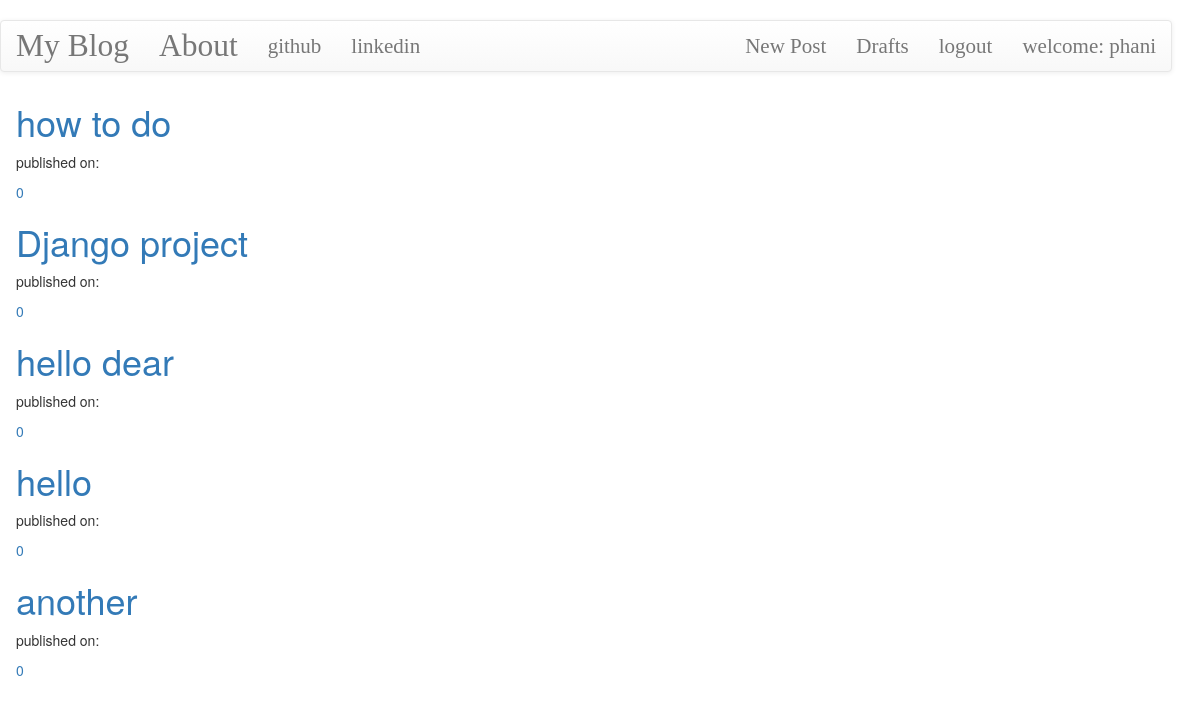
The app's page /draft/ (signed in) with its own data.
### blog/models.py (models this page shows, shortened)
class Post(models.Model):
    author = models.ForeignKey('auth.User',on_delete=models.CASCADE)
    title = models.CharField(max_length=200)
    text = models.TextField()
    create_date = models.DateTimeField(default=timezone.now)
    published_date = models.DateTimeField(blank=True,null=True)
    def approve_comments(self):
        return self.comments.filter(approved_comment=True)

### blog/views.py (the view)
# urls.py: url('draft/',views.DraftListView.as_view(),name='post_draft_list'),
class DraftListView(LoginRequiredMixin,ListView):
    login_url = '/login'
    redirect_field_name = 'blog/post_list.html'
    model = Post
    def get_queryset(self):
        return Post.objects.filter(published_date__isnull=True).order_by('create_date')

### blog/templates/blog/post_list.html
﻿{% extends "blog/base.html" %}
{% block content %}
<div class="centerstage">
    {% for post in post_list %}
    <div class="post">
        <h1><a href="{% url 'post_detail' pk=post.pk %}">{{ post.title }}</a></h1>
        <div class="date">
            <p>published on: {{ post.published_date|date:'D M Y' }}</p>
        </div>
        <a href="{% url 'post_detail' pk=post.pk %}">{{ post.approve_comments.count }}</a>
    </div>
    {% endfor %}
</div>
{% endblock %}

### blog/templates/blog/base.html (shortened to what this page needs)
﻿<!DOCTYPE html>
{% load static %}
<html lang="en" xmlns="http://www.w3.org/1999/xhtml">
<head>
    <link rel="stylesheet" href="https://maxcdn.bootstrapcdn.com/bootstrap/3.3.7/css/bootstrap.min.css">
<link rel="stylesheet" href="https://maxcdn.bootstrapcdn.com/bootstrap/3.3.7/css/bootstrap-theme.min.css">
<link rel="stylesheet" href="{% static 'css/MediumEditor.css' %}" />
<link rel="stylesheet" href="//cdn.jsdelivr.net/npm/medium-editor@latest/dist/css/medium-editor.min.css" type="text/css" media="screen" charset="utf-8">
    <link rel="stylesheet" href="{% static 'css/blog.css' %}"/>
</head>
<body class="loader">
    <nav class="navbar navbar-default techfont custom-navbar">
     <div class="container">
         <ul class=" nav navbar-nav ">
             <li><a class="navbar-brand bigbrand" href="{% url 'post_list'%}">My Blog</a></li>
            <li><a class="navbar-link bigbrand" href="{% url 'about' %}">About</a></li>
            <li><a  href="https://www.github.com">github</a></li>
             <li><a  href="https://www.linkedin.com">linkedin</a></li>
         </ul>
         <ul class="nav navbar-nav navbar-right">
             {% if user.is_authenticated %}
             <li>
                 <a href="{% url 'post_new' %}">New Post</a>
             </li>
             <li>
                 <a href="{% url 'post_draft_list' %}">Drafts</a>
             </li>
             <li>
                 <a href="{% url 'logout' %}">logout</a>
             </li>
             <li>
                 <a>welcome: {{ user.username }}</a>
             </li>
             {% else %}
             <li><a class="nav navbar-right" href="{% url 'login' %}"><span class="glyphicon glyphicon-user"></span></a></li>
             {% endif %}
         </ul>
      </div>
        </nav>
    <div class="content container">
        <div class="row">
            <div class="col-md-8">
                <div class="blog_posts">
                    {% block content %}
                    {% endblock %}
                </div>
            </div>
        </div>
    </div>
</body>
</html>

### blog/static/css/blog.css (style rules this page uses)
.techfont { font-family: 'Playfair Display', serif; font-size: 1.5em; margin-bottom:10px; }
.bigbrand { font-size:1.5em; }
.centerstage { margin-left:auto; margin-right:auto; }
.loader { position: fixed; filter: hue-rotate(0deg); color: linear-gradient(#ffae42,#C6FFDD,#00ff88,#0088FF); animation: hue 10000ms infinite linear; }

### records on screen
Post: title "how to do", approve_comments.count "0"
Post: title "Django project", approve_comments.count "0"
Post: title "hello dear", approve_comments.count "0"
Post: title "hello", approve_comments.count "0"
Post: title "another", approve_comments.count "0"

### other values on screen
{{ user.username }} "phani"
